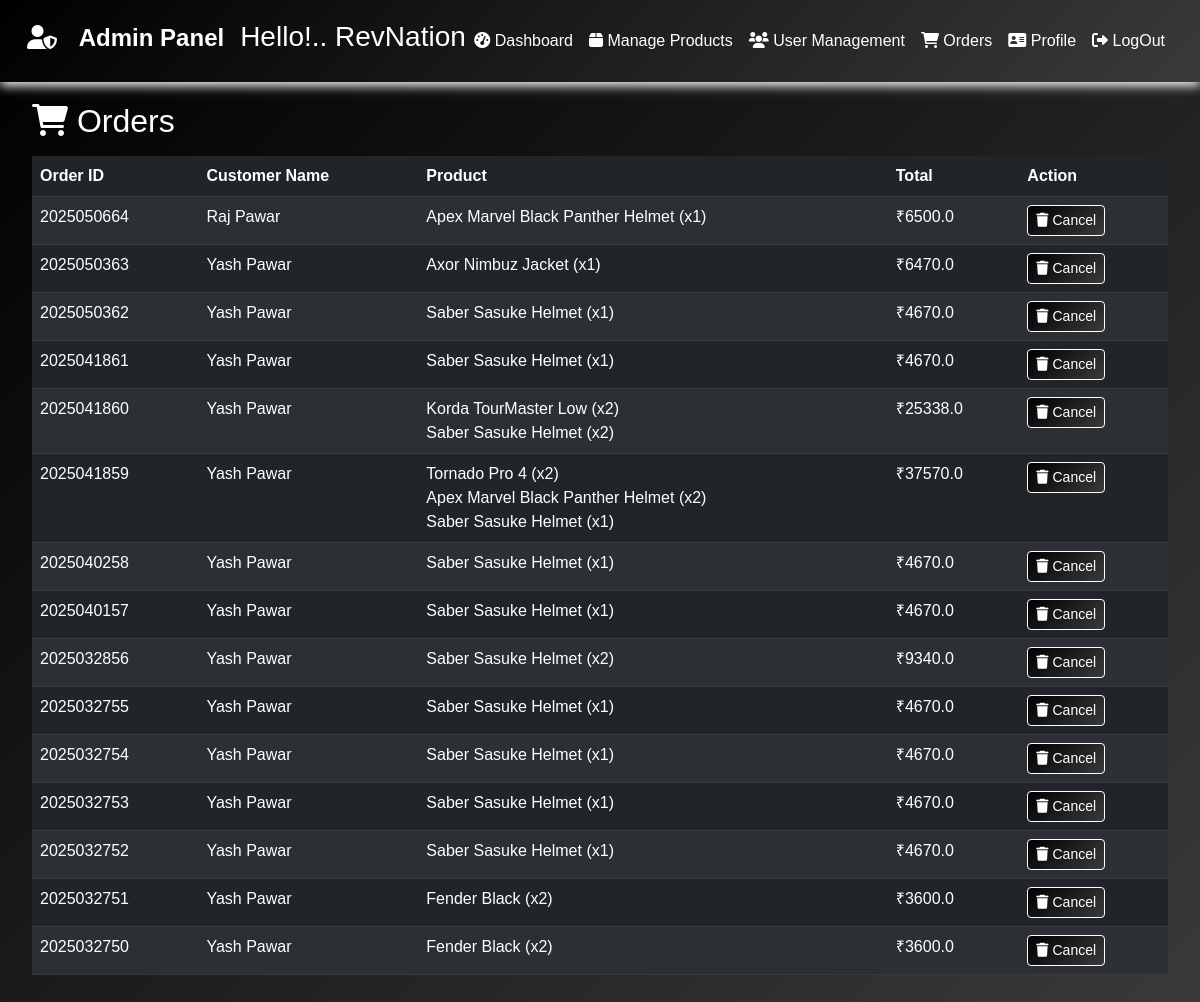
Page /ordersadmin/ (signed in) on the committed database.
### RevApp/models.py (models this page shows, shortened)
class Order(models.Model):
    user = models.ForeignKey(UserModel, on_delete=models.CASCADE)
    created_at = models.DateTimeField(auto_now_add=True)
    orderNo=models.CharField(max_length=100)
    StreetAddress=models.CharField(max_length=100,null=False)
    City=models.CharField(max_length=100,null=False)
    State=models.CharField(max_length=100,null=False)
    Country=models.CharField(max_length=100)
    PinCode=models.CharField(max_length=100,null=False)
    TotalBill=models.FloatField(default=0.0)
    payment_status = models.CharField(max_length=20, choices=[('paid', 'Paid'), ('unpaid', 'Unpaid')], default='unpaid')
    class Meta:
        ordering = ['-created_at']  # Orders will be sorted by creation date, newest first

class UserModel(models.Model):
    FirstName=models.CharField(max_length=100,null=False)
    LastName=models.CharField(max_length=100,null=False)
    EmailId=models.CharField(max_length=100,null=False,primary_key=True)
    PhoneNo=models.CharField(max_length=100,null=False,unique=True)
    Password=models.CharField(max_length=100,null=False)
    DOB=models.CharField(max_length=100,null=False)
    Gender=models.CharField(max_length=100,null=False)
    StreetAddress=models.CharField(max_length=100,null=False)
    City=models.CharField(max_length=100,null=False)
    State=models.CharField(max_length=100,null=False)
    Country=models.CharField(max_length=100)
    PinCode=models.CharField(max_length=100,null=False)

class OrderItem(models.Model):
    order = models.ForeignKey(Order, on_delete=models.CASCADE, related_name="order_items")  # ✅ Fixed Relationship
    product_name = models.CharField(max_length=255)
    product_price = models.FloatField()
    product_image = models.ImageField(upload_to="order_items/", null=True, blank=True)
    quantity = models.PositiveIntegerField(default=1)
    size = models.CharField(max_length=50, null=True, blank=True)
    color = models.CharField(max_length=50, null=True, blank=True)

### RevApp/views.py (the view)
# urls.py: path('ordersadmin/',views.ordersadmin,name='ordersadmin'),
def ordersadmin(request):
    orders_data = Order.objects.prefetch_related('order_items').all()
    return render(request,'ordersadmin.html',{'orderdata':orders_data})

### template/ordersadmin.html
{% extends 'AdminBase.html' %}
{% load static %}
{% block container %}
<div class="container-fluid">
    <main class="content">
        <h2><i class="fas fa-shopping-cart"></i> Orders</h2>
        <table class="table table-dark table-striped mt-3">
            <thead>
                <tr>
                    <th>Order ID</th>
                    <th>Customer Name</th>
                    <th>Product</th>
                    <th>Total</th>
                    <th>Action</th>
                </tr>
            </thead>
            <tbody>
                {% for order in orderdata %}
                <tr>
                    <td>{{ order.orderNo }}</td>
                    <td>{{ order.user.FirstName }} {{ order.user.LastName }}</td>
                    <td>
                        {% for item in order.order_items.all %}
                            <span>{{ item.product_name }} (x{{ item.quantity }})</span><br>
                        {% endfor %}
                    </td>
                    <td>₹{{ order.TotalBill }}</td>
                    <td>
                        <button class="btn btn-danger btn-sm"><i class="fas fa-trash"></i> Cancel</button>
                    </td>
                </tr>
                {% endfor %}
            </tbody>
        </table>
    </main>
</div>
{% endblock container %}

### RevApp/static/adminstyles.css (style rules this page uses)
body { background: linear-gradient(135deg, #000, #3a3a3a); color: white; font-family: 'Arial', sans-serif; }
.content { padding: 20px; color: white; }
.form-control, .btn { background: linear-gradient(135deg, #000, #3a3a3a);; color: white; border: 1px solid white; }
.btn { background: linear-gradient(135deg, #000, #3a3a3a);; color: white; border: 1px solid white; }

### rows in the picture
Order: orderNo "2025050664", user.FirstName "Raj", user.LastName "Pawar", TotalBill "6500.0"
OrderItem: product_name "Apex Marvel Black Panther Helmet", quantity "1"
Order: orderNo "2025050363", user.FirstName "Yash", user.LastName "Pawar", TotalBill "6470.0"
OrderItem: product_name "Axor Nimbuz Jacket", quantity "1"
Order: orderNo "2025050362", user.FirstName "Yash", user.LastName "Pawar", TotalBill "4670.0"
OrderItem: product_name "Saber Sasuke Helmet", quantity "1"
Order: orderNo "2025041861", user.FirstName "Yash", user.LastName "Pawar", TotalBill "4670.0"
OrderItem: product_name "Saber Sasuke Helmet", quantity "1"
Order: orderNo "2025041860", user.FirstName "Yash", user.LastName "Pawar", TotalBill "25338.0"
OrderItem: product_name "Korda TourMaster Low", quantity "2"
OrderItem: product_name "Saber Sasuke Helmet", quantity "2"
Order: orderNo "2025041859", user.FirstName "Yash", user.LastName "Pawar", TotalBill "37570.0"
OrderItem: product_name "Tornado Pro 4", quantity "2"
OrderItem: product_name "Apex Marvel Black Panther Helmet", quantity "2"
OrderItem: product_name "Saber Sasuke Helmet", quantity "1"
Order: orderNo "2025040258", user.FirstName "Yash", user.LastName "Pawar", TotalBill "4670.0"
OrderItem: product_name "Saber Sasuke Helmet", quantity "1"
Order: orderNo "2025040157", user.FirstName "Yash", user.LastName "Pawar", TotalBill "4670.0"
OrderItem: product_name "Saber Sasuke Helmet", quantity "1"
Order: orderNo "2025032856", user.FirstName "Yash", user.LastName "Pawar", TotalBill "9340.0"
OrderItem: product_name "Saber Sasuke Helmet", quantity "2"
Order: orderNo "2025032755", user.FirstName "Yash", user.LastName "Pawar", TotalBill "4670.0"
OrderItem: product_name "Saber Sasuke Helmet", quantity "1"
Order: orderNo "2025032754", user.FirstName "Yash", user.LastName "Pawar", TotalBill "4670.0"
OrderItem: product_name "Saber Sasuke Helmet", quantity "1"
Order: orderNo "2025032753", user.FirstName "Yash", user.LastName "Pawar", TotalBill "4670.0"
OrderItem: product_name "Saber Sasuke Helmet", quantity "1"
Order: orderNo "2025032752", user.FirstName "Yash", user.LastName "Pawar", TotalBill "4670.0"
OrderItem: product_name "Saber Sasuke Helmet", quantity "1"
Order: orderNo "2025032751", user.FirstName "Yash", user.LastName "Pawar", TotalBill "3600.0"
OrderItem: product_name "Fender Black", quantity "2"
Order: orderNo "2025032750", user.FirstName "Yash", user.LastName "Pawar", TotalBill "3600.0"
OrderItem: product_name "Fender Black", quantity "2"

### other values in the picture
{{ request.session.admin_name }} "RevNation"
